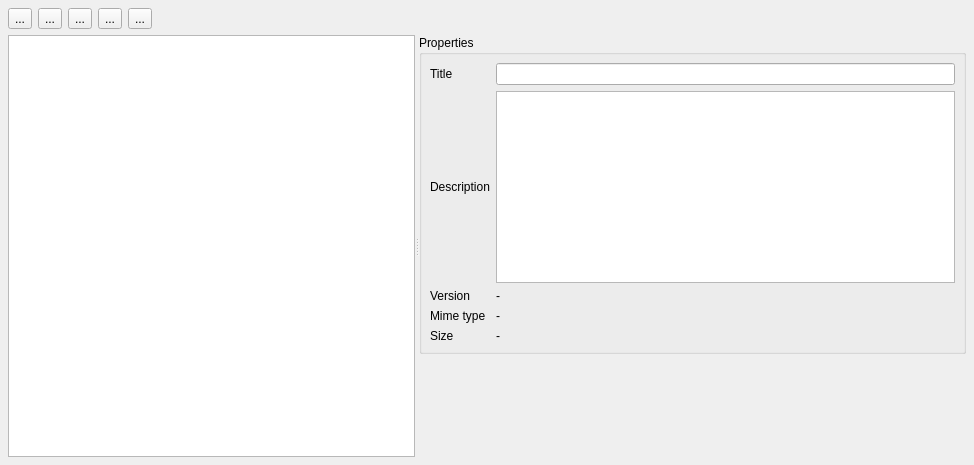
<?xml version="1.0" encoding="UTF-8"?>
<ui version="4.0">
 <class>Dialog</class>
 <widget class="QDialog" name="Dialog">
  <property name="geometry">
   <rect>
    <x>0</x>
    <y>0</y>
    <width>974</width>
    <height>465</height>
   </rect>
  </property>
  <property name="windowTitle">
   <string>Dialog</string>
  </property>
  <layout class="QGridLayout" name="gridLayout_2">
   <property name="margin">
    <number>8</number>
   </property>
   <item row="0" column="0">
    <widget class="QToolButton" name="toolButtonUpload">
     <property name="text">
      <string>...</string>
     </property>
    </widget>
   </item>
   <item row="0" column="1">
    <widget class="QToolButton" name="toolButtonDownload">
     <property name="text">
      <string>...</string>
     </property>
    </widget>
   </item>
   <item row="0" column="2">
    <widget class="QToolButton" name="toolButtonModify">
     <property name="text">
      <string>...</string>
     </property>
    </widget>
   </item>
   <item row="0" column="3">
    <widget class="QToolButton" name="toolButtonVersion">
     <property name="text">
      <string>...</string>
     </property>
    </widget>
   </item>
   <item row="0" column="4">
    <widget class="QToolButton" name="toolButtonDelete">
     <property name="text">
      <string>...</string>
     </property>
    </widget>
   </item>
   <item row="0" column="5">
    <spacer name="horizontalSpacer">
     <property name="orientation">
      <enum>Qt::Horizontal</enum>
     </property>
     <property name="sizeHint" stdset="0">
      <size>
       <width>770</width>
       <height>17</height>
      </size>
     </property>
    </spacer>
   </item>
   <item row="1" column="0" colspan="6">
    <widget class="QSplitter" name="splitter">
     <property name="orientation">
      <enum>Qt::Horizontal</enum>
     </property>
     <widget class="QTableWidget" name="tableWidget"/>
     <widget class="QWidget" name="layoutWidget">
      <layout class="QVBoxLayout" name="verticalLayout">
       <item>
        <widget class="QGroupBox" name="groupBox">
         <property name="title">
          <string>Properties</string>
         </property>
         <layout class="QGridLayout" name="gridLayout">
          <property name="margin">
           <number>8</number>
          </property>
          <item row="0" column="0">
           <widget class="QLabel" name="label">
            <property name="text">
             <string>Title</string>
            </property>
           </widget>
          </item>
          <item row="0" column="1">
           <widget class="QLineEdit" name="title"/>
          </item>
          <item row="1" column="0">
           <widget class="QLabel" name="label_2">
            <property name="text">
             <string>Description</string>
            </property>
           </widget>
          </item>
          <item row="1" column="1">
           <widget class="QTextEdit" name="description"/>
          </item>
          <item row="2" column="0">
           <widget class="QLabel" name="label_3">
            <property name="text">
             <string>Version</string>
            </property>
           </widget>
          </item>
          <item row="2" column="1">
           <widget class="QLabel" name="version">
            <property name="text">
             <string>-</string>
            </property>
           </widget>
          </item>
          <item row="3" column="0">
           <widget class="QLabel" name="label_4">
            <property name="text">
             <string>Mime type</string>
            </property>
           </widget>
          </item>
          <item row="3" column="1">
           <widget class="QLabel" name="contentStreamMimeType">
            <property name="text">
             <string>-</string>
            </property>
           </widget>
          </item>
          <item row="4" column="0">
           <widget class="QLabel" name="label_5">
            <property name="text">
             <string>Size</string>
            </property>
           </widget>
          </item>
          <item row="4" column="1">
           <widget class="QLabel" name="contentStreamLength">
            <property name="text">
             <string>-</string>
            </property>
           </widget>
          </item>
         </layout>
        </widget>
       </item>
       <item>
        <spacer name="verticalSpacer">
         <property name="orientation">
          <enum>Qt::Vertical</enum>
         </property>
         <property name="sizeHint" stdset="0">
          <size>
           <width>20</width>
           <height>28</height>
          </size>
         </property>
        </spacer>
       </item>
      </layout>
     </widget>
    </widget>
   </item>
  </layout>
 </widget>
 <resources/>
 <connections/>
</ui>
